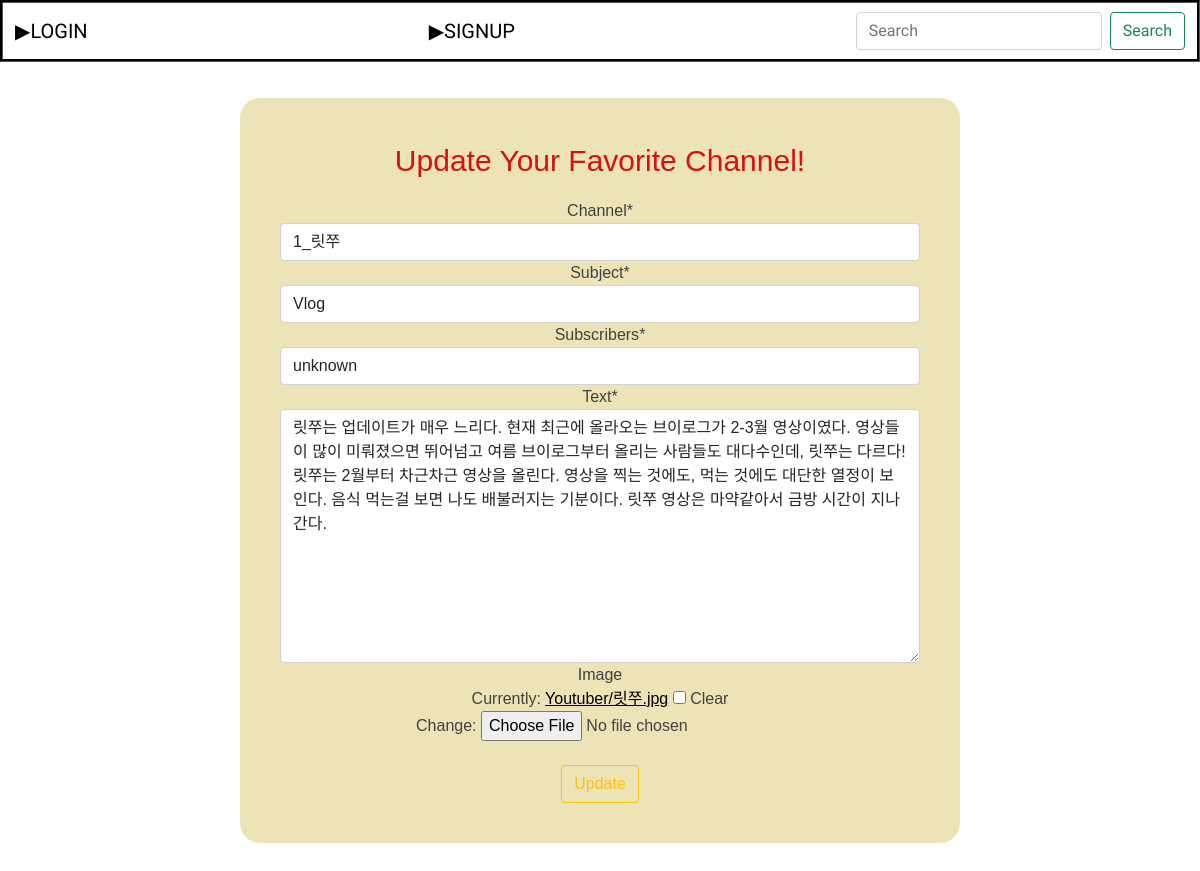
The app's page /favorite/edit/3 with its own data.
### favorite/models.py (models this page shows, shortened)
class introduce_channel(models.Model):
    channel = models.CharField(max_length=100) #유튜브채널
    subject = models.CharField(max_length = 100) #영상주제
    subscribers = models.CharField(max_length = 50) #구독자수
    text = models.TextField() #추천이유
    date = models.DateTimeField() #날짜
    image = models.ImageField(upload_to = "Youtuber/", blank = True, null = True)
    image_thumbnail = ImageSpecField(source='image', processors=[ResizeToFill(200,200)],
                                           options={'quality': 100})

### favorite/views.py (the view)
# urls.py: path('edit/<str:id>', edit, name="edit"),
def edit(request,id):
    update_blog = get_object_or_404(introduce_channel, pk = id)
    if request.method == 'POST': #update #글을 수정하고 수정버튼을 눌렀을 때
        form = YoutubeChannelForm(request.POST, request.FILES, instance = update_blog)
        if form.is_valid():
            update_blog = form.save(commit = False)
            update_blog.date = timezone.now()
            update_blog.save()
            return redirect('/favorite/detail/' + str(id))#글이 저장되었으면 detail페이지
        return redirect('home') #가져온정보가 유효하지 않을 때 home으로 가게
    else: #Get방식
        form = YoutubeChannelForm(instance = update_blog)
        return render(request, 'edit.html', {'form' : form})

### favorite/forms.py
class YoutubeChannelForm(forms.ModelForm):
    class Meta:
        model = introduce_channel
        fields = ['channel', 'subject', 'subscribers', 'text',  'image']

### favorite/templates/edit.html (shortened to what this page needs)
{% extends 'base.html' %}
{% load crispy_forms_tags %}
{% block content %}
<div class="text">
    <div class="title">
        <p>Update Your Favorite Channel!</p>
    </div>
    <form method="post" enctype="multipart/form-data">
        {{ form | crispy }}
        <br>
        <button type="submit" class="btn btn-outline-warning">Update</button>
    </form>
</div>
{% endblock %}

### Youtuber/templates/base.html (style rules this page uses)
body { text-align: center; background-color: rgb(255, 255, 255); }
a { color: black; }

### favorite/templates/edit.html (style rules this page uses)
.text { border-radius: 20px; font-family: 'Alfa Slab One', 'Noto Sans KR', cursive, sans-serif; position: relative; margin: 3% 20%; z-index: 2; padding: 40px; background-color: rgb(236, 228, 182); color: rgb(65, 65, 65); }
.title { font-size: 30px; color: rgb(218, 15, 15); }

### records on screen
introduce_channel: channel "1_릿쭈", subject "Vlog", subscribers "unknown", text "릿쭈는 업데이트가 매우 느리다. 현재 최근에 올라오는 브이로그가 2-3월 영상이였다. 영상들이 많이 미뤄졌으면 뛰어넘고 여름 브이로그부터 올리는 사람들도 대다수인데, 릿쭈는 다르다! 릿쭈는 2월부터 차근차근 영상을 올린다. 영상을 찍는 것에도, 먹는 것에도 대단한 열정이 보인다. 음식 먹는걸 보면 나도 배불러지는 기분이다. 릿쭈 영상은 마약같아서 금방 시간이 지나간다."
